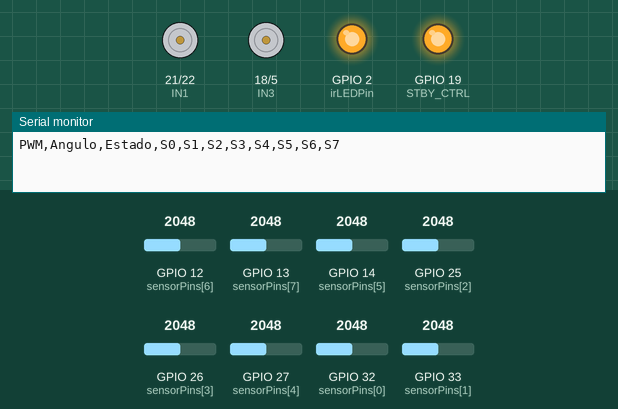
Simulated run of this sketch. Board: ESP32. On the bench: motor-driver pin pairs drawn as motors (green arrow = first pin HIGH = forward, orange = second pin HIGH = backward, longer = more drive, scaled by the enable pin, stopped while the standby pin is LOW), output pins drawn as LEDs (lit = HIGH), the last lines printed to the serial monitor. The inputs (shaded band) are chosen by the test bench; at power-on: GPIO 12 (sensorPins[6]) = 2048, GPIO 25 (sensorPins[2]) = 2048, GPIO 32 (sensorPins[0]) = 2048, GPIO 26 (sensorPins[3]) = 2048, GPIO 13 (sensorPins[7]) = 2048, GPIO 14 (sensorPins[5]) = 2048, GPIO 27 (sensorPins[4]) = 2048, GPIO 33 (sensorPins[1]) = 2048.

Above: at 2.8 s.
2.9 s: GPIO 12 (sensorPins[6]) set to 3941
4.4 s: GPIO 12 (sensorPins[6]) set to 4063
At 5.6 s:
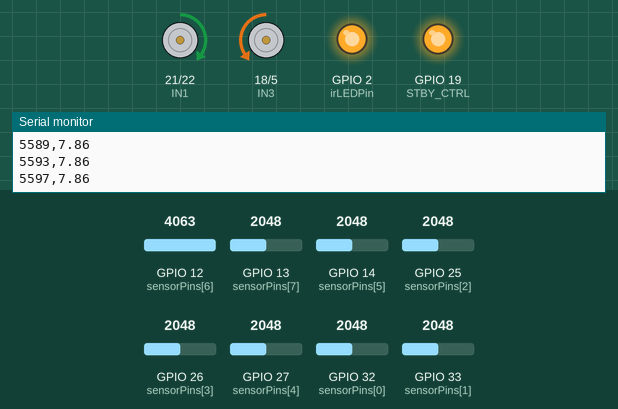
5.9 s: GPIO 25 (sensorPins[2]) set to 4040
At 6.8 s:
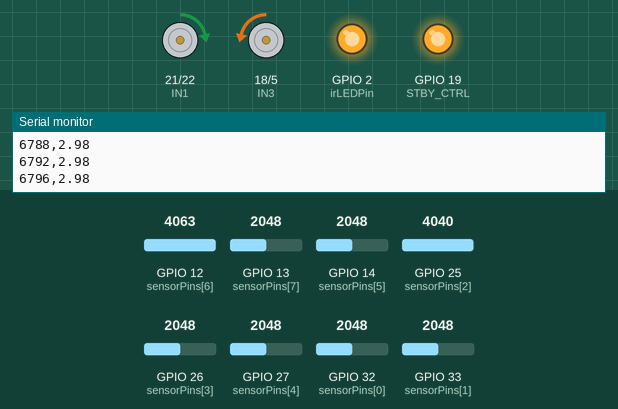
7.4 s: GPIO 32 (sensorPins[0]) set to 3968
8.9 s: GPIO 32 (sensorPins[0]) set to 4029
At 9.2 s:
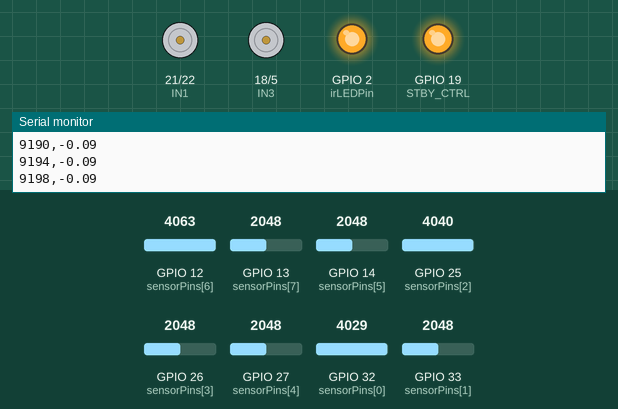
10.4 s: GPIO 26 (sensorPins[3]) set to 4040
At 11.5 s:
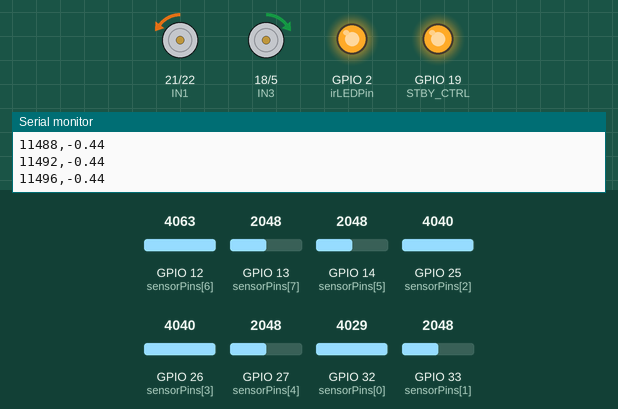
Timing chart, 0 to 12.9 s (numbered marks = the images above; inputs shaded):
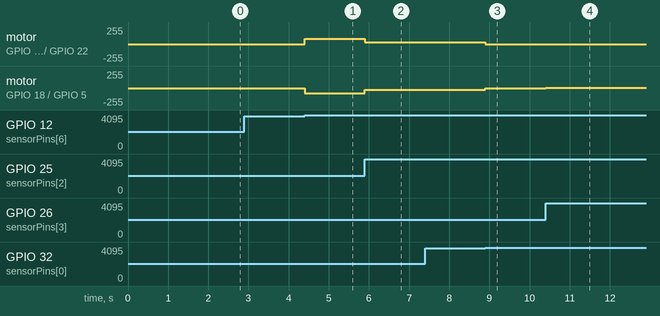

The sketch:

caracterizacion_v2.ino
```cpp
// Pines de los sensores
const int sensorPins[8] = {32,33,25,26,27,14,12,13};
////////////////////////
unsigned long t0;
unsigned long contador = 0;
// Variables globales
float receivedValue = 0;
bool dataReceived = false;
unsigned long startTime = 0;
// ========= Configuración de sensores =========
int sensorValues[8];
const int irLEDPin = 2;
int k=10;
int ref = 0;
int start=0;
float ang=0;
const int umbral=4000;
// Ángulos por sensor (grados) - Corregidos para simetría perfecta
float sensorAngles[8] = {-11.0, -7.86, -4.71, -1.57, 1.57, 4.71, 7.86, 11.0};
// Umbral para considerar detección de línea
// ========= Puente H / Motores =========
// Motor A (izquierdo)
const int IN1 = 21;
const int IN2 = 22;
const int ENA = 23; // PWM
// Motor B (derecho)
const int IN3 = 18;
const int IN4 = 5;
const int ENB = 17; // PWM
// Standby del puente (si aplica en tu driver)
const int STBY_PIN  = 34;   // Botón (opcional, no usado aquí)
const int STBY_CTRL = 19;  // Control standby del driver
int s=0;
float ultimoAngulo = 0.0f;
// ========= Estado auxiliar =========

float calcularPosicionAngular() {
  // Primero verificamos si algún sensor detecta la línea
  bool lineaDetectada = false;
  for (int i = 0; i < 8; i++) {
    if (sensorValues[i] > umbral) {
      lineaDetectada = true;
      break;
    }
  }

  // Si no hay detección, mantener el último ángulo
  if (!lineaDetectada) {
    return ultimoAngulo;
  }

  // Calcular posición ponderada
  float sumaPonderada = 0.0;
  float sumaValores = 0.0;

  for (int i = 0; i < 8; i++) {
    if (sensorValues[i] > umbral) {
      // Normalizar el valor del sensor (restar el umbral)
      float valorNormalizado = (float)(sensorValues[i] - umbral);
      sumaPonderada += valorNormalizado * sensorAngles[i];
      sumaValores += valorNormalizado;
    }
  }

  // Calcular ángulo promedio ponderado
  if (sumaValores > 0) {
    ultimoAngulo = sumaPonderada / sumaValores;
  }

  // Filtro simple para suavizar pequeñas variaciones cerca de 0
  if (abs(ultimoAngulo) < 0.05) {
    ultimoAngulo = 0.0;
  }

  return ultimoAngulo;
}

void setup() {
  Serial.begin(115200);
  t0 = millis();
  // Sensores
  for (int i = 0; i < 8; i++) pinMode(sensorPins[i], INPUT);
  pinMode(irLEDPin, OUTPUT);
  digitalWrite(irLEDPin, HIGH);
  // Puente H
  pinMode(IN1, OUTPUT); pinMode(IN2, OUTPUT); pinMode(ENA, OUTPUT);
  pinMode(IN3, OUTPUT); pinMode(IN4, OUTPUT); pinMode(ENB, OUTPUT);
  pinMode(STBY_PIN, INPUT_PULLUP);
  pinMode(STBY_CTRL, OUTPUT);
  digitalWrite(STBY_CTRL, HIGH); // habilitar puente
  // Dirección hacia adelante por defecto
  digitalWrite(IN1, HIGH); digitalWrite(IN2, LOW);
  digitalWrite(IN3, HIGH); digitalWrite(IN4, LOW);
  // (Opcional) encabezado para depuración
  Serial.println("PWM,Angulo,Estado,S0,S1,S2,S3,S4,S5,S6,S7");
}

void loop() {

  //contador++;
  //if (millis() - t0 >= 1000) {
  //  Serial.print("Frecuencia de muestreo = ");
  //  Serial.print(contador);
  //  Serial.println(" Hz");

  //  contador = 0;
  //  t0       = millis();
  //}
  if (s==0)
  {
    delay (2000);
    s++;
  }
  // 2) Sólo calcular / enviar si ya se recibió una referencia
    if (Serial.available() > 0) {
    // Lee la línea completa hasta el salto de línea
    String input = Serial.readStringUntil('\n');
    // Convierte a entero
    ref = input.toInt();
    }
        // ======= Medición de sensores =======
    // Limitar PWM máximo
    // ======= Medici0ón de sensores =======
    for (int i = 0; i < 8; i++) sensorValues[i] = analogRead(sensorPins[i]);

      // Referencia = 0 grados (centro)

    // ======= Ángulo (salida) =======
    float ang = calcularPosicionAngular(); // grados (negativo izq, positivo der)

    // Calcular error y PWM
    float error = ref - ang;  // Error: positivo = girar a la izquierda, negativo = girar a la derecha
    int pwm = abs(k * error);
    if (pwm > 255) pwm = 255;
    if (error<-0.05 || error>0.05){
    for (int i = 0; i < 8; i++) sensorValues[i] = analogRead(sensorPins[i]);

      // Referencia = 0 grados (centro)

    // ======= Ángulo (salida) =======
    ang = calcularPosicionAngular(); // grados (negativo izq, positivo der)

    // Calcular error y PWM
    error = ref - ang;  // Error: positivo = girar a la izquierda, negativo = girar a la derecha
    pwm = abs(k * error);
    if (pwm > 255) pwm = 255;
    if ((ref-ang)<0){
      digitalWrite(IN1, HIGH); digitalWrite(IN2, LOW);
      analogWrite(ENA, pwm);
      digitalWrite(IN3, LOW); digitalWrite(IN4, HIGH);
      analogWrite(ENB, pwm);
    }
    if ((ref-ang)>0){
      digitalWrite(IN3, HIGH); digitalWrite(IN4, LOW);
      analogWrite(ENB, pwm);
      digitalWrite(IN1, LOW); digitalWrite(IN2, HIGH);
      analogWrite(ENA, pwm);
    }
    Serial.print(millis());
      Serial.print(",");
      Serial.println(ang);
    delay (2);    // ======= Envío de datos =======
    }
    //Serial.print(pwm); Serial.print(",");
    //Serial.print(ang);Serial.print(",");
    //Serial.print(s);Serial.print(",");
    //for (int i = 0; i < 8; i++) {
    //  Serial.print(sensorValues[i]);
    //  Serial.print(" ");
    //}

  //Serial.println();
  //delay(20);
  // Después de terminar, no hacemos nada más (motores apagados, no se envían datos)
}
```

Measured:
- the behaviour switches between 4000 and 4001 on GPIO 12 (sensorPins[6]) (found by bisection; images 0 and 1)
- after the input at 2.9 s, every drawn part: stays the same
- after the input at 4.4 s, motor on GPIO 21 (IN1) / GPIO 22 (IN2): stopped → forward 78/255 at once; motor on GPIO 18 (IN3) / GPIO 5 (IN4): stopped → backward 78/255 at once
- after the input at 5.9 s, motor on GPIO 21 (IN1) / GPIO 22 (IN2): forward 78/255 → forward 29/255 at once; motor on GPIO 18 (IN3) / GPIO 5 (IN4): backward 78/255 → backward 29/255 at once
- after the input at 8.9 s, motor on GPIO 21 (IN1) / GPIO 22 (IN2): forward 29/255 → stopped at once; motor on GPIO 18 (IN3) / GPIO 5 (IN4): backward 29/255 → stopped at once
- after the input at 10.4 s, motor on GPIO 21 (IN1) / GPIO 22 (IN2): stopped → backward 4/255 at once; motor on GPIO 18 (IN3) / GPIO 5 (IN4): stopped → forward 4/255 at once
